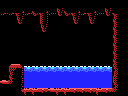

The image is a tile-based game level rendered from a .tmx file. Its description and complete source (layers, tilesets, objects, tile grids) follow:
An orthogonal 16x12 tile map with 8x8 px tiles, 1 tile layer (Tile Layer 1) and 2 objects (2x item).

<map version="1.0" orientation="orthogonal" renderorder="right-down" width="16" height="12" tilewidth="8" tileheight="8" nextobjectid="12">
 <properties>
  <property name="left" value="hole" />
 </properties>
 <tileset firstgid="1" name="tiles" tilewidth="8" tileheight="8" tilecount="256" columns="16">
  <image source="tiles.png" width="128" height="128" />
 </tileset>
 <layer name="Tile Layer 1" width="16" height="12">
  <data encoding="csv">
118,118,118,118,118,118,118,118,118,118,118,118,118,118,118,118,
148,148,149,148,147,149,254,181,147,149,148,149,254,181,150,118,
1,1,181,1,1,165,1,1,1,181,1,181,1,1,251,118,
1,1,1,1,1,181,1,1,1,1,1,1,1,1,251,118,
1,1,1,1,1,1,1,1,1,1,1,1,1,1,251,118,
1,1,1,1,1,1,1,1,1,1,1,1,1,1,251,118,
1,1,1,1,1,1,1,1,1,1,1,1,1,1,251,118,
1,1,1,1,1,1,1,1,1,1,1,1,1,1,251,118,
1,117,121,100,100,100,100,100,100,100,100,100,100,100,124,118,
1,251,127,129,129,129,129,129,129,129,129,129,129,129,123,118,
120,143,127,129,129,129,129,129,129,129,129,129,129,129,124,118,
118,118,128,247,247,119,120,247,247,119,119,119,247,119,143,118
</data>
 </layer>
 <objectgroup name="objects">
  <object id="1" type="item" x="96" y="72" width="16" height="16" />
  <object id="11" type="item" x="56" y="72" width="16" height="16" />
 </objectgroup>
</map>
